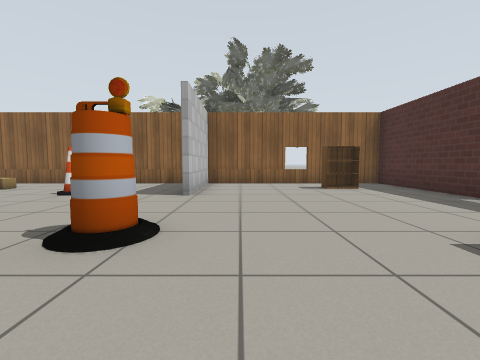
[1] (above)

16 first-person views from a walk through a world built for the Gazebo simulator. The camera is 0.72 m above the floor, tilts 4° down and sees 90° across. The floor is counted in squares, 1 m on a side. Each view is taken from the middle of a square. On the plan, view 1 faces up. The plan holds only what a view shows up to about 9 squares ahead; the rest is blank. Simple patterns stand in for the simulator's built-in surfaces.

[2]
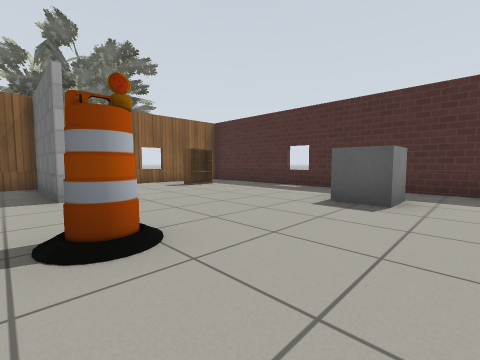

[3]
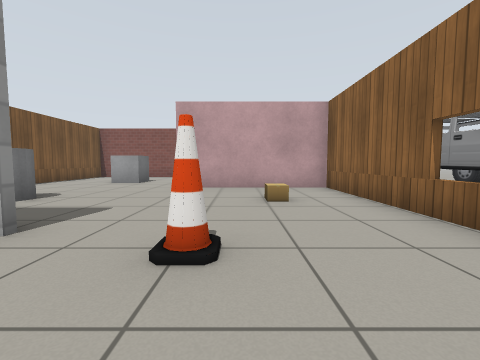

[4]
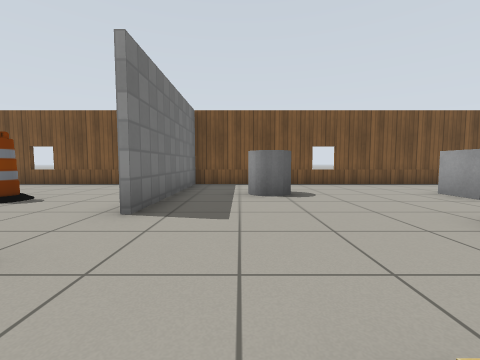

[5]
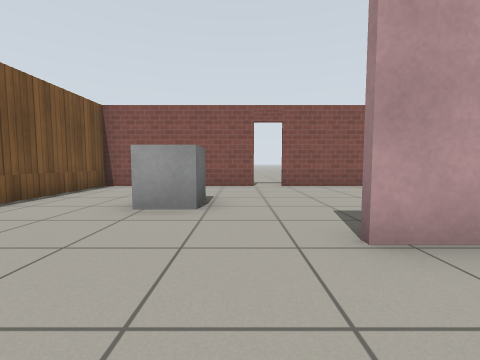

[6]
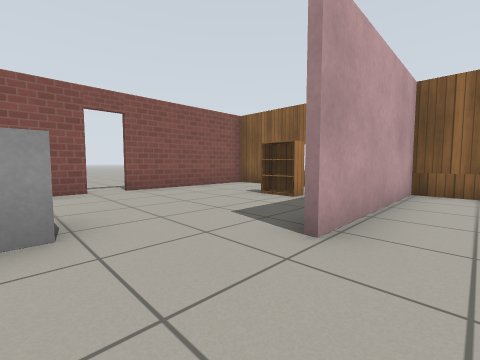

[7]
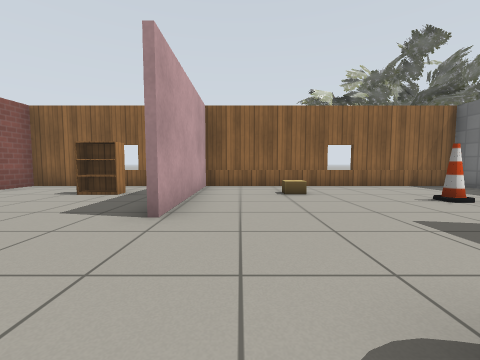

[8]
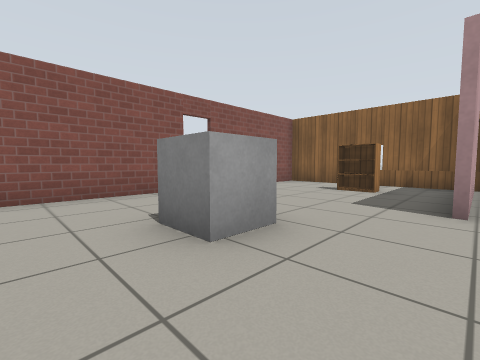

[9]
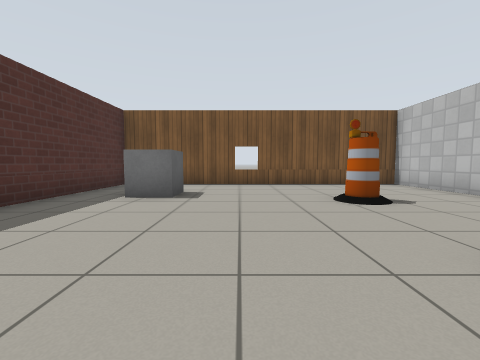

[10]
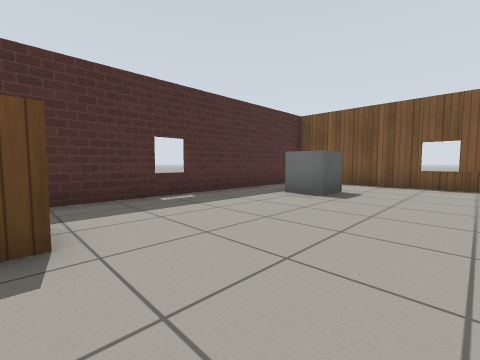

[11]
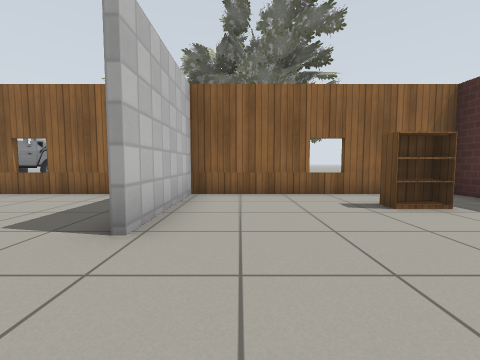

[12]
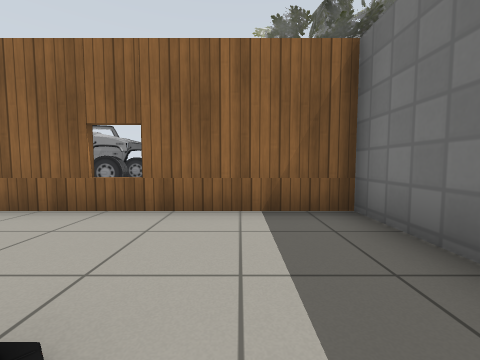

[13]
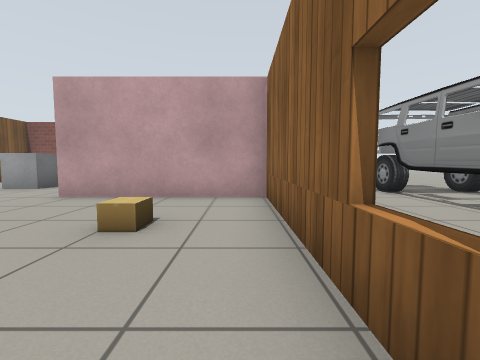

[14]
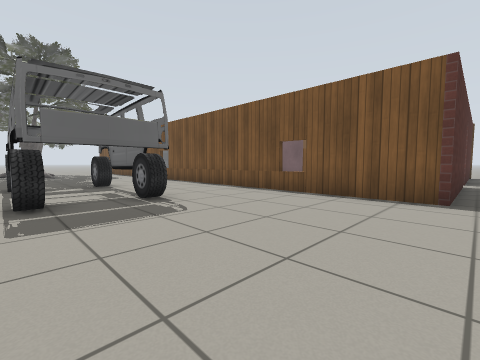

[15]
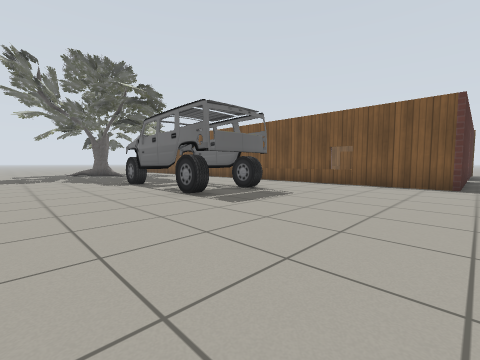

[16]
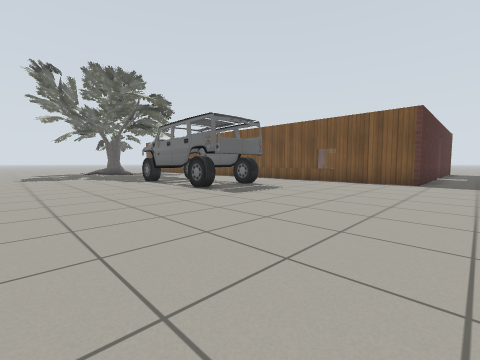

### Floor plan
Key: @ floor where view 1 was taken; # wall or solid block; . floor; D open door; = window, fence, low wall or low ledge; B cardboard box; K bookshelf; C cone; A barrel; T oak tree; G grey box; R car; E grey cylinder.
Columns run from 16 left of view 1 to 5 right of it. Each row starts with its distance up from view 1.
 18 .............
 17 .............
 16 .............
 15 ............
 14 ......RRRRR..
 13 .....RRRRR ..   TT
 12 .....RRRRRR.     T
 11 ...........
 10 ...........
  9 .##########=######=###
  8 .#.....#.......#.....#
  7 .#...K.#.B.....#...K.#
  6 .#.....#....C..#.....#
  5 .#.....#.............#
  4 .D...................#
  3  #..........#........#
  2  #...G...E..#..A...G.#
  1  #.......EE.#......G.#
  0  #..........#...@....#
 -1  ######=##############

Positions as (right, up) in squares from view 1, and headings:
1: (0, 0), facing up
2: (-2, 0), facing up-right
3: (-2, 6), facing left
4: (-6, 7), facing down
5: (-7, 3), facing left
6: (-8, 2), facing up-left
7: (-8, 1), facing up
8: (-9, 0), facing up-left
9: (1, 7), facing down
10: (0, 7), facing down-right
11: (0, 3), facing up
12: (-3, 5), facing up
13: (-4, 8), facing left
14: (-15, 14), facing down-right
15: (-15, 17), facing down-right
16: (-16, 18), facing down-right
